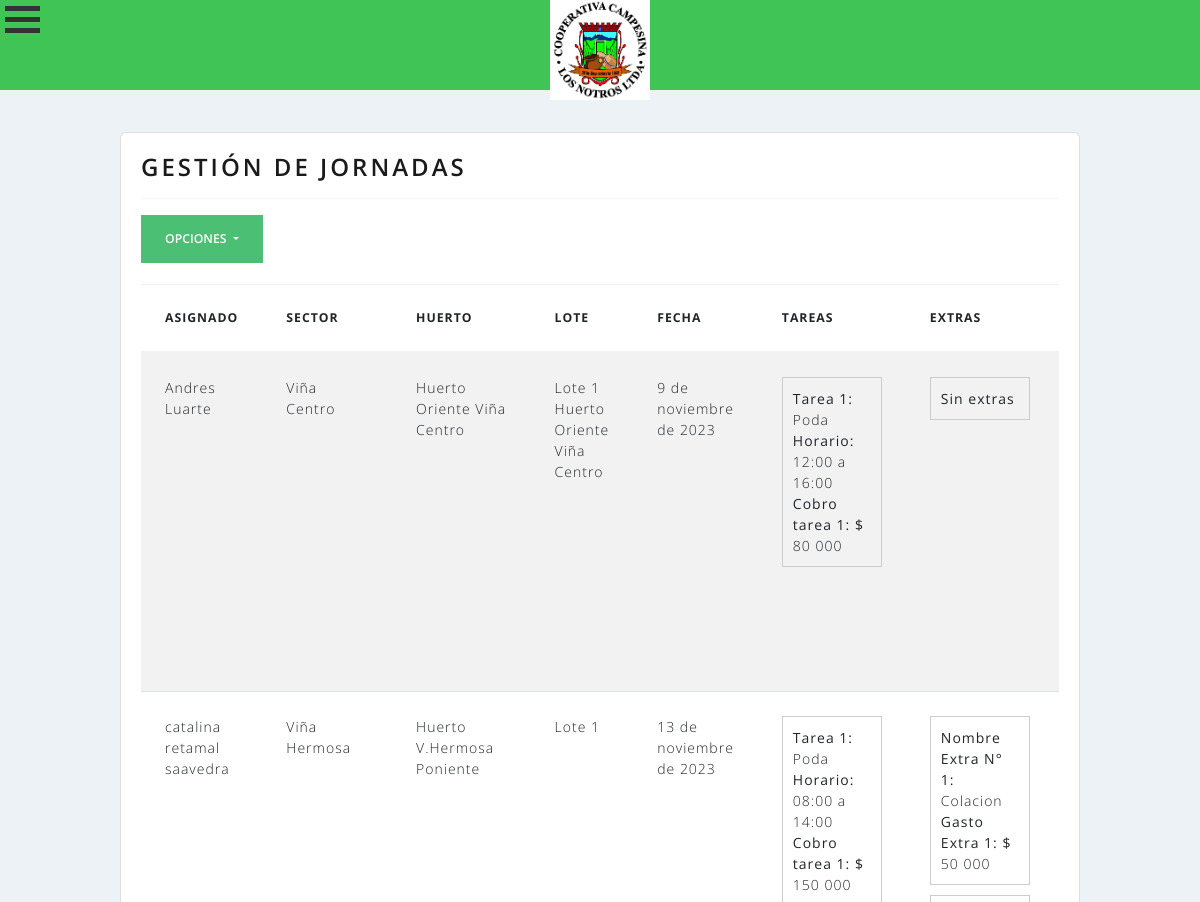
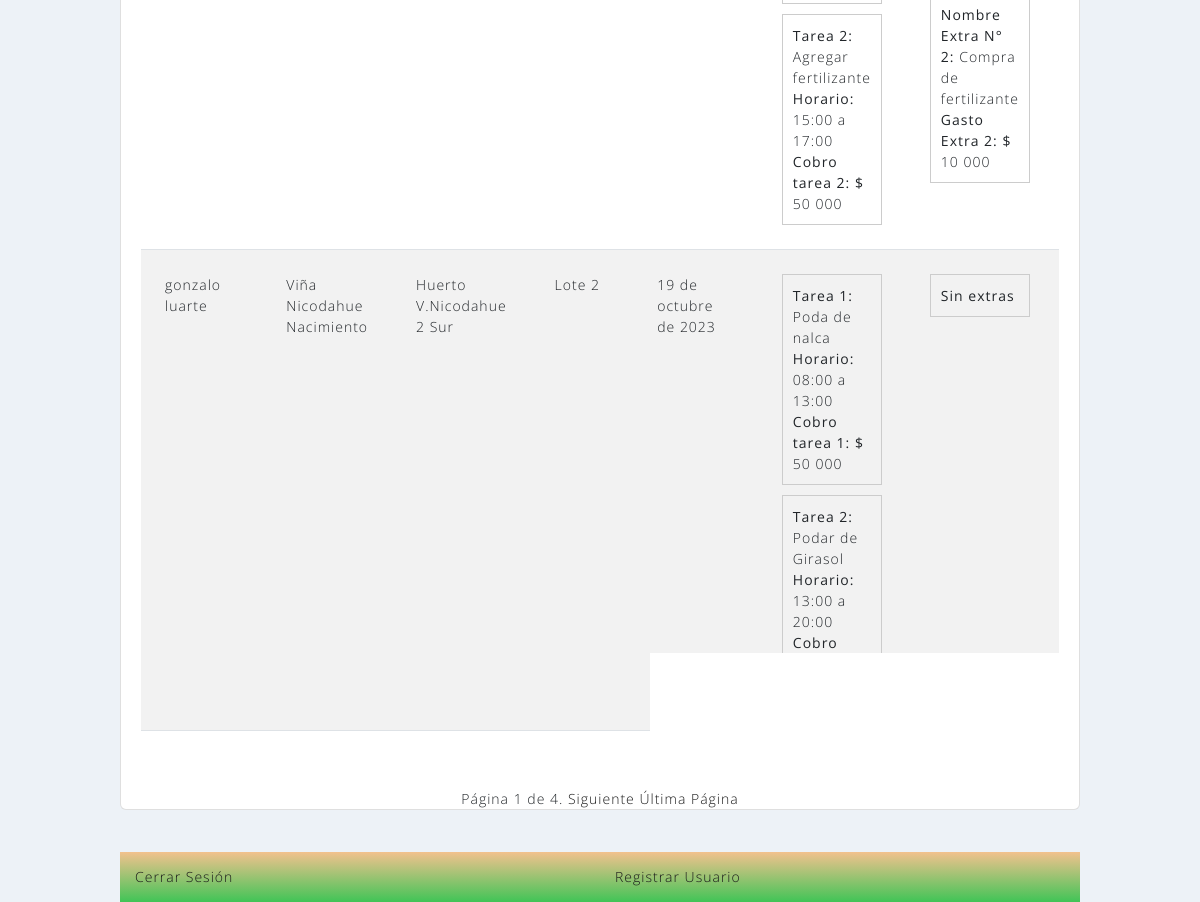
The page /gestion_jornadas/ (signed in) on the database its author committed (2 pictures, top to bottom).
### agrosmartiotweb/models.py (models this page shows, shortened)
class Jornada(models.Model):
    fecha_creacion = models.DateField(default=datetime.date.today,editable=False)
    hora_creacion = models.TimeField(default=datetime.datetime.now().time(),editable=False)
    asignado = models.ForeignKey(Trabajador, on_delete=models.CASCADE, max_length=50, null=True)
    sector = models.ForeignKey(Sector, on_delete=models.CASCADE, max_length=50, null=True, blank=True)
    huerto = models.ForeignKey(Huerto, on_delete=models.CASCADE, max_length=50, null=True ,blank=True)
    lote= models.ForeignKey(Lote, on_delete=models.CASCADE, max_length=50, null=True, blank=True)
    fecha = models.DateField()
    ESTADO_CHOICES = (
        ('Por Realizar', 'Por Realizar'),
        ('En Proceso', 'En Proceso'),
        ('Terminado', 'Terminado'),
    )
    estado = models.CharField(max_length=15, choices=ESTADO_CHOICES, default='Por Realizar', editable=True)
    nombre_tarea_1 = models.CharField(max_length=100)
    hora_inicio_tarea_1 = models.TimeField()
    hora_fin_tarea_1 = models.TimeField()
    cobro_tarea_1 = models.IntegerField(max_length=10,blank=True,null=True)
    nombre_tarea_2 = models.CharField(max_length=100, blank=True, null=True)
    hora_inicio_tarea_2 = models.TimeField(blank=True, null=True)
    hora_fin_tarea_2 = models.TimeField(blank=True, null=True)
    cobro_tarea_2 = models.IntegerField(max_length=10,blank=True,null=True)
    nombre_tarea_3 = models.CharField(max_length=100, blank=True, null=True)
    hora_inicio_tarea_3 = models.TimeField(blank=True, null=True)
    hora_fin_tarea_3 = models.TimeField(blank=True, null=True)
    cobro_tarea_3 = models.DecimalField(max_digits=10, decimal_places=2, blank=True, null=True)
    nombre_extra_1 = models.CharField(max_length=100, blank=True, null=True)
    gasto_extra_1 = models.IntegerField(max_length=10,blank=True,null=True)
    nombre_extra_2 = models.CharField(max_length=100, blank=True, null=True)
    gasto_extra_2 = models.IntegerField(max_length=10,blank=True,null=True)
    nombre_extra_3 = models.CharField(max_length=100, blank=True, null=True)
    gasto_extra_3 = models.IntegerField(max_length=10,blank=True,null=True)
    observacion = models.CharField(max_length=200, null=True, blank=True)
    total_gasto_jornada = models.IntegerField(max_length=10,blank=True,null=True,editable=False)
    detalle_gasto_total_tareas = models.IntegerField(max_length=10,blank=True,null=True,editable=False)
    detalle_gastos_total_extras = models.IntegerField(max_length=10,blank=True,null=True,editable=False)
    class Meta:
        ordering = ['-fecha_creacion','-hora_creacion']

class Trabajador(models.Model):
    nombre = models.CharField(max_length=50, null=True)
    rut = models.CharField(max_length=12, null=True, validators=[validate_rut])
    TIPO_CONTRATO_CHOICES = (
        ('Indefinido', 'Indefinido'),
        ('Plazo fijo', 'Plazo fijo'),
        ('Honorario', 'Honorario'),
        ('Sin Contraro', 'Sin Contrato'),
    )
    fecha_ingreso = models.DateField(default=datetime.date.today)
    fecha_termino_contrato = models.DateField(blank=True, null=True)
    tipo_contraro = models.CharField(max_length=15, choices=TIPO_CONTRATO_CHOICES,default="Plazo fijo", editable=True)
    cobro = models.IntegerField(max_length=10,blank=True,null=True)
    trabajo_a_realizar = models.CharField(max_length=50)
    def __str__(self):
        return self.nombre
    class Meta:
        ordering = ['-fecha_ingreso',]

class Sector(models.Model):
    nombre = models.CharField(max_length=50)
    def __str__(self):
        return self.nombre

class Huerto(MPTTModel):
    nombre = models.CharField(max_length=50)
    sector = models.ForeignKey(Sector, on_delete=models.CASCADE)
    parent = TreeForeignKey('self', on_delete=models.CASCADE, null=True, blank=True, related_name='lotes')
    class MPTTMeta:
        order_insertion_by = ['nombre']
    def __str__(self):
        return self.nombre

class Lote(models.Model):
    nombre = models.CharField(max_length=50)
    huerto = models.ForeignKey(Huerto, on_delete=models.CASCADE)
    def __str__(self):
        return self.nombre

### agrosmartiotweb/views.py (the view)
# urls.py: path('gestion_jornadas/', views.JornadaList, name='gestion_jornadas'),
@login_required(login_url="my_login")
def JornadaList(request):
    context = { }
    filtered_jornadas = JornadaFilter(
        request.GET,
        queryset=Jornada.objects.all()
    )
    context['filtered_jornadas'] = filtered_jornadas
    paginated_filtered_jornadas = Paginator(filtered_jornadas.qs,3)
    page_number = request.GET.get('page')
    jornada_page_obj = paginated_filtered_jornadas.get_page(page_number)
    context['jornada_page_obj'] = jornada_page_obj
    return render(request, 'agrosmart/jornada/gestion_jornadas.html', context=context)

### agrosmartiotweb/templatetags/agrosmartiotweb.py (called while the page is built)
@register.simple_tag
def my_url(value, field_name, urlencode=None):
    url = '?{}={}'.format(field_name,value)
    if urlencode:
        querystring = urlencode.split('&')
        filtered_querystring= filter(lambda p: p.split('=')[0]!=field_name,querystring)
        encoded_querystring = '&'.join(filtered_querystring)
        url ='{}&{}'.format(url, encoded_querystring)
    return url

### agrosmartiotweb/templates/agrosmart/jornada/gestion_jornadas.html (shortened to what this page needs)
{% extends 'agrosmart/base.html' %}
{% block contenido %}
{% load static %}
{% load agrosmartiotweb %}
{% load humanize %}
<div class="jornadas">
  <br>
  <br>
  <div class="card ">
    <div class="card-body ">
      <h3> Gestión de Jornadas </h3>
      <hr>
      <td>
        <div class="btn-group justify-content-end">
          <button type="button" class="btn btn-success dropdown-toggle" data-bs-toggle="dropdown" aria-expanded="false">
            Opciones
          </button>
        </div>
        <br>
      </td>
      <div>
        <table class="table table-striped table-hover table-responsive" style="overflow-x: auto;">
          <thead>
            <tr>
              <th>Asignado</th>
              <th>Sector</th>
              <th>Huerto</th>
              <th>Lote</th>
              <th>Fecha</th>
              <th>Tareas</th>
              <th>Extras</th>
              <th>Observación</th>
            </tr>
          </thead>
          <tbody>
            {% for jornada in jornada_page_obj %}
            <tr>
              <td>{{ jornada.asignado }}</td>
              <td>
                {% if jornada.sector %}
                {{ jornada.sector}}
                {% else %}
                Sin Sector Asignado
                {% endif %}
              </td>
              <td>
                {% if jornada.huerto %}
                {{ jornada.huerto}}
                {% else %}
                Sin Huerto Asignado
                {% endif %}
              </td>
              <td>
                {% if jornada.lote%}
                {{ jornada.lote}}
                {% else %}
                Sin Lote Asignado
                {% endif %}
              </td>
              <td>{{ jornada.fecha }}</td>
              <td>
                <div class="tareas-extras">
                  <div class="tarea-extra-item">
                    <strong>Tarea 1:</strong> {{ jornada.nombre_tarea_1 }} <strong>Horario:</strong>
                    {{jornada.hora_inicio_tarea_1 }} a {{ jornada.hora_fin_tarea_1 }} <br> <strong>Cobro tarea 1:
                      $</strong> {{ jornada.cobro_tarea_1|intcomma }}
                  </div>
                  {% if jornada.nombre_tarea_2 %}
                  <div class="tarea-extra-item">
                    <strong>Tarea 2:</strong> {{ jornada.nombre_tarea_2 }} <strong>Horario:</strong>
                    {{jornada.hora_inicio_tarea_2 }} a {{ jornada.hora_fin_tarea_2 }} <br> <strong>Cobro tarea 2:
                      $</strong> {{ jornada.cobro_tarea_2|intcomma }}
                  </div>
                  {% endif %}
                </div>
              </td>
              <td>
                <div class="tareas-extras">
                  {% if jornada.nombre_extra_1 %}
                  <div class="tarea-extra-item">
                    <strong>Nombre Extra N° 1:</strong> {{ jornada.nombre_extra_1 }} <br>
                    <strong>Gasto Extra 1: $</strong> <br> {{ jornada.gasto_extra_1|intcomma }}
                  </div>
                  {% endif %}
                  {% if jornada.nombre_extra_2 %}
                  <div class="tarea-extra-item">
                    <strong>Nombre Extra N° 2:</strong> {{ jornada.nombre_extra_2 }} <br>
                    <strong>Gasto Extra 2: $</strong> <br> {{ jornada.gasto_extra_2|intcomma }}
                  </div>
                  {% endif %}
                  {% if not jornada.nombre_extra_1 and not jornada.nombre_extra_2 and not jornada.nombre_extra_3 %}
                  <div class="tarea-extra-item">
                    <strong>Sin extras</strong>
                  </div>
                  {% endif %}
                </div>
              </td>
              <td>
              </td>
              {% endfor %}
          </tbody>
        </table>
      </div>
    </div>
    <br>
    <div class="d-flex justify-content-center" class="pagination ">
      <span class="step-links">
        <span class="current">
          Página {{ jornada_page_obj.number }} de {{ jornada_page_obj.paginator.num_pages }}.
        </span>
        {% if jornada_page_obj.has_next %}
        <a href="{% my_url jornada_page_obj.next_page_number 'page' request.GET.urlencode %}">Siguiente</a>
        <a href="{% my_url jornada_page_obj.paginator.num_pages 'page' request.GET.urlencode %}">Última Página
        </a>
        {% endif %}
      </span>
    </div>
  </div>
  {% endblock %}

### agrosmartiotweb/static/app/css/estilos2.css (style rules this page uses)
* { margin:0; padding:0; }
body { background:#FFFFFA; }

### agrosmartiotweb/static/app/css/estilos.css (style rules this page uses)
* { margin: 0; padding: 0; }
body { background-color: #EDF2F7; font-family: 'Open Sans', sans-serif; }

### agrosmartiotweb/templates/agrosmart/jornada/gestion_jornadas.html (style rules this page uses)
.tareas-extras { display: flex; flex-wrap: wrap; gap: 10px; }
.tarea-extra-item { flex: 1; border: 1px solid #ccc; padding: 10px; }

### rows shown on the page
Jornada: asignado "Andres Luarte", sector "Viña Centro", huerto "Huerto Oriente Viña Centro", lote "Lote 1 Huerto Oriente Viña Centro", fecha "9 de noviembre de 2023", nombre_tarea_1 "Poda", hora_inicio_tarea_1 "12:00", hora_fin_tarea_1 "16:00", cobro_tarea_1 "80 000", shows "Sin extras"
Jornada: asignado "catalina retamal saavedra", sector "Viña Hermosa", huerto "Huerto V.Hermosa Poniente", lote "Lote 1", fecha "13 de noviembre de 2023", nombre_tarea_1 "Poda", hora_inicio_tarea_1 "08:00", hora_fin_tarea_1 "14:00", cobro_tarea_1 "150 000", nombre_tarea_2 "Agregar fertilizante", hora_inicio_tarea_2 "15:00", hora_fin_tarea_2 "17:00", cobro_tarea_2 "50 000", nombre_extra_1 "Colacion", gasto_extra_1 "50 000", nombre_extra_2 "Compra de fertilizante", gasto_extra_2 "10 000"
Jornada: asignado "gonzalo luarte", sector "Viña Nicodahue Nacimiento", huerto "Huerto V.Nicodahue 2 Sur", lote "Lote 2", fecha "19 de octubre de 2023", nombre_tarea_1 "Poda de nalca", hora_inicio_tarea_1 "08:00", hora_fin_tarea_1 "13:00", cobro_tarea_1 "50 000", nombre_tarea_2 "Podar de Girasol", hora_inicio_tarea_2 "13:00", hora_fin_tarea_2 "20:00", shows "Sin extras"

### other values the page prints
{{ jornada_page_obj.number }} "1"
{{ jornada_page_obj.paginator.num_pages }} "4"
